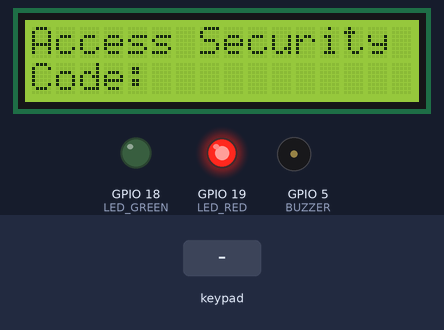
Bench run of a sketch on a simulated ESP32. Parts: 16×2 character LCD, output pins drawn as LEDs (lit = HIGH), buzzer (waves = sounding, pin HIGH). Inputs (shaded band) come from the test bench.

Above: at 1.2 s.
1.3 s: keypad keys 1 2 3 4 * pressed 0.4 s apart
At 3.6 s:
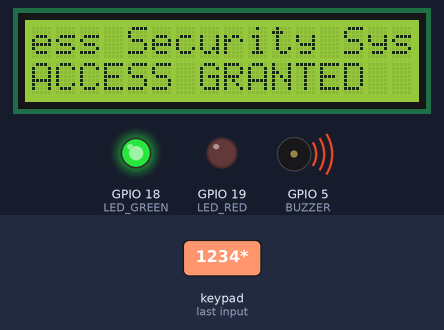
4.8 s: keypad keys 1 3 1 2 1 4 2 7 * pressed 0.4 s apart
At 8.7 s:
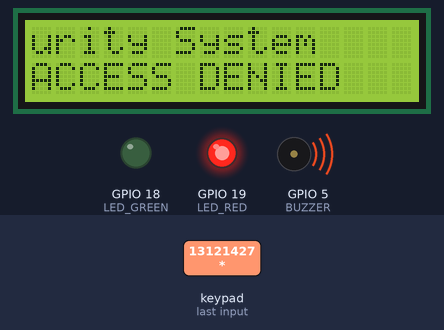
9.9 s: keypad keys 2 6 2 5 3 3 3 2 * pressed 0.4 s apart
At 14.1 s:
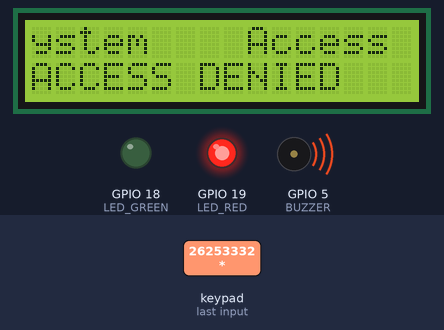
15.0 s: keypad keys 1 3 9 7 * pressed 0.4 s apart
At 17.1 s:
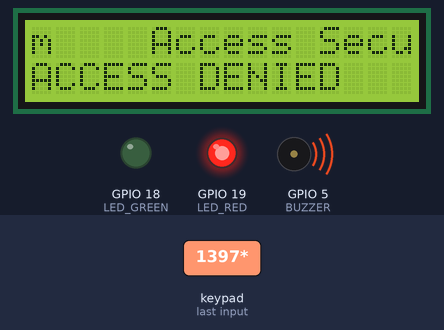
18.5 s: keypad keys 1 3 1 2 1 4 2 7 * pressed 0.4 s apart
At 22.6 s:
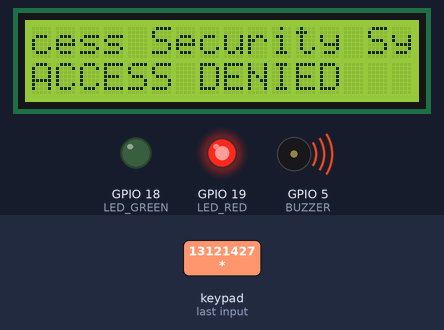
23.6 s: keypad keys 1 2 3 4 * pressed 0.4 s apart
At 26.4 s:
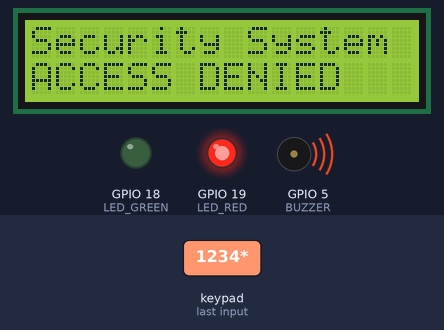
Timing chart, 0 to 28.7 s (numbered marks = the images above; inputs shaded):
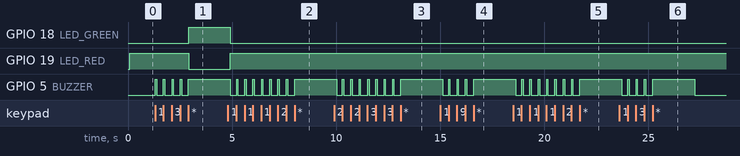

The sketch:

main.ino
```cpp
#include <LiquidCrystal_I2C.h>
#include <Wire.h>
#include <Keypad.h>

#define LCD_SDA 21
#define LCD_SCL 22
#define LCD_COLS 16

#define LED_RED 19
#define LED_GREEN 18

#define BUZZER 5

LiquidCrystal_I2C lcd(0x27, 16, 2);

struct SystemState {
  bool status;
  bool blockInput;
  unsigned long duration;
  String code;
};

struct Buffer {
  String row0;
  String row1;
};

struct BuzzerState {
  bool active;
  unsigned long until;
};

struct RowState {
  String lastText;
  int offset;
  unsigned long lastStep;
};

struct LedState {
  bool greenLed;
  bool redLed;
};

Buffer displayBuffer = {"", ""};
RowState rowState[2] = {{"", 0, 0}, {"", 0, 0}};

LedState ledState = {false, true};

BuzzerState buzzerState = {false, 0,};

SystemState systemState = {false, false, 0,""};

const unsigned long scrollDelay = 750;

const byte ROWS = 4;
const byte COLS = 4;

const int MAX_LEN = 8;

char keys[ROWS][COLS] = {
  {'1','2','3','A'},
  {'4','5','6','B'},
  {'7','8','9','C'},
  {'*','0','#','D'}
};

byte rowPins[ROWS] = {13, 12, 14, 27};
byte colPins[COLS] = {26, 25, 33, 32};

Keypad keypad = Keypad(makeKeymap(keys), rowPins, colPins, ROWS, COLS);

bool i2CAddrTest(uint8_t addr) {
  Wire.beginTransmission(addr);
  return (Wire.endTransmission() == 0);
}

void initLcd() {
  Wire.begin(LCD_SDA, LCD_SCL);

  if (!i2CAddrTest(0x27)) {
    lcd = LiquidCrystal_I2C(0x3F, 16, 2);
  }

  lcd.init();
  lcd.backlight();

  displayBuffer.row0 = "Access Security System";
  displayBuffer.row1 = "Code:";
}

void initLed(){
  pinMode(LED_RED, OUTPUT);
  pinMode(LED_GREEN, OUTPUT);
}

void initBuzzer() {
  pinMode(BUZZER, OUTPUT);
}

void writeLine(int row, String text) {
  lcd.setCursor(0, row);
  lcd.print(text);
  for (int i = text.length(); i < LCD_COLS; i++) {
    lcd.print(" ");
  }
}

void startBuzzer(unsigned long durationMs) {
  buzzerState.active = true;
  buzzerState.until = millis() + durationMs;
  digitalWrite(BUZZER, HIGH);
}

void updateBuzzer() {
  if (buzzerState.active && millis() >= buzzerState.until) {
    digitalWrite(BUZZER, LOW);
    buzzerState.active = false;
  }
}

void updateLeds() {
  digitalWrite(LED_GREEN, ledState.greenLed ? HIGH : LOW);
  digitalWrite(LED_RED, ledState.redLed ? HIGH : LOW);
}

void updateRow(int row, String text) {
  RowState &state = rowState[row];

  // Reset state if text changes
  if (state.lastText != text) {
    state.lastText = text;
    state.offset = 0;
    state.lastStep = 0;
  }

  // If the text nortmally fits then just display it
  if (text.length() <= LCD_COLS) {
    writeLine(row, text);
    return;
  }

  // Time gate for scroll
  unsigned long now = millis();
  if (now - state.lastStep < scrollDelay) {
    return;
  }
  state.lastStep = now;

  String padded = text + "    ";
  String window = "";

  for (int i = 0; i < LCD_COLS; i++) {
    window += padded[(state.offset + i) % padded.length()];
  }

  writeLine(row, window);
  state.offset = (state.offset + 1) % padded.length();
}

void updateDisplay() {
  updateRow(0, displayBuffer.row0);
  updateRow(1, displayBuffer.row1);
}

void submitCode() {
  systemState.blockInput = true;
  if (systemState.code == "1234") {
    ledState = {true, false};
    displayBuffer.row1 = "ACCESS GRANTED";
    startBuzzer(2000);
    systemState.duration = millis() + 2000;
  } else {
    displayBuffer.row1 = "ACCESS DENIED";
    systemState.duration = millis() + 2000;
    startBuzzer(2000);
  }
  systemState.code = "";
}

void updateCodeLine() {
  displayBuffer.row1 = "Code: " + systemState.code;
}

void updateSystem() {
  if (systemState.blockInput && millis() >= systemState.duration) {
    if (systemState.code == "") {
      updateCodeLine();
    }
    systemState.blockInput = false;
    ledState.greenLed = false;
    ledState.redLed = true;
    updateCodeLine();
  }
}

void enterCharacter(char key) {
  if (systemState.blockInput) {
    return;
  }

  startBuzzer(50);
  if (key >= '0' && key <= '9') {
    if (systemState.code.length() < MAX_LEN) {
      systemState.code += key;
      updateCodeLine();
    }
  } else if (key == '*') {
    submitCode();
  } else if (key == '#') {
    systemState.code = "";
    updateCodeLine();
  }
}

void setup() {
  Serial.begin(115200);
  initLcd();
  initLed();
  initBuzzer();
}

void loop() {
  updateDisplay();
  updateSystem();
  updateLeds();
  updateBuzzer();
  char key = keypad.getKey();

  if (key) {
    enterCharacter(key);
  }
}
```

Measured:
- after the input at 1.3 s, GPIO 18 (LED_GREEN): LOW → HIGH after 1.6 s; GPIO 19 (LED_RED): HIGH → LOW after 1.6 s; GPIO 5 (BUZZER): alternates HIGH for 0.06 s and LOW for 0.33 s, 9 changes in all, then stays HIGH, starting at once
- what the display in image 1 shows lasts 0.8 s, from 3.0 s to 3.8 s
- what the display in image 5 shows lasts 0.8 s, from 22.0 s to 22.8 s
